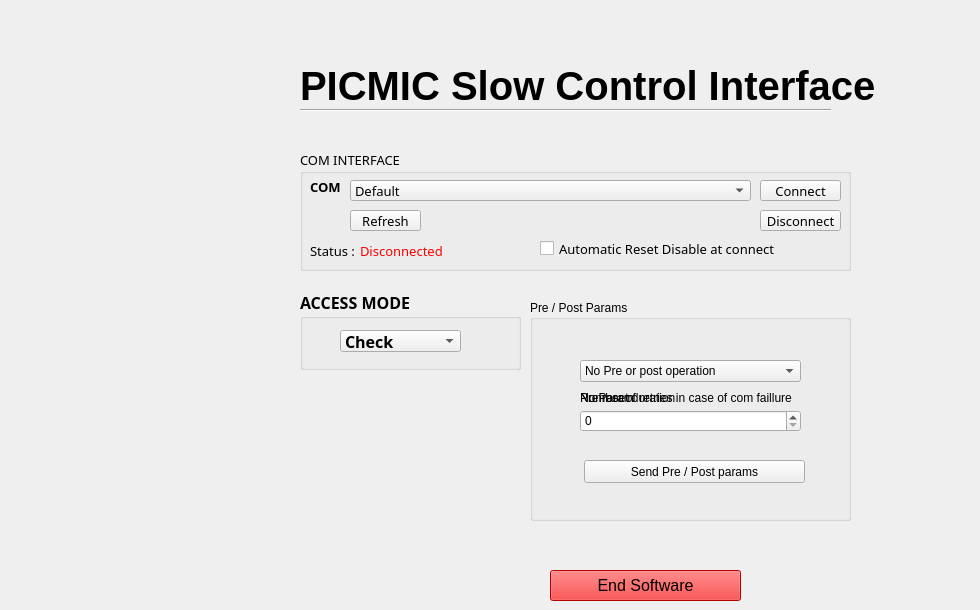
    <widget class="QWidget" name="Main_tab">
     <attribute name="title">
      <string>Main</string>
     </attribute>
     <widget class="QGroupBox" name="groupBox">
      <property name="geometry">
       <rect>
        <x>300</x>
        <y>150</y>
        <width>551</width>
        <height>121</height>
       </rect>
      </property>
      <property name="font">
       <font>
        <family>Lucida Sans Unicode</family>
        <pointsize>10</pointsize>
       </font>
      </property>
      <property name="title">
       <string>COM INTERFACE</string>
      </property>
      <widget class="QPushButton" name="push_disconnect">
       <property name="geometry">
        <rect>
         <x>460</x>
         <y>60</y>
         <width>81</width>
         <height>21</height>
        </rect>
       </property>
       <property name="text">
        <string>Disconnect</string>
       </property>
      </widget>
      <widget class="QLabel" name="label_com">
       <property name="geometry">
        <rect>
         <x>10</x>
         <y>30</y>
         <width>47</width>
         <height>13</height>
        </rect>
       </property>
       <property name="font">
        <font>
         <family>Lucida Sans Unicode</family>
         <pointsize>10</pointsize>
         <weight>75</weight>
         <bold>true</bold>
        </font>
       </property>
       <property name="text">
        <string>COM</string>
       </property>
      </widget>
      <widget class="QComboBox" name="menu_COM">
       <property name="geometry">
        <rect>
         <x>50</x>
         <y>30</y>
         <width>401</width>
         <height>21</height>
        </rect>
       </property>
       <item>
        <property name="text">
         <string>Default</string>
        </property>
       </item>
      </widget>
      <widget class="QPushButton" name="push_connect">
       <property name="geometry">
        <rect>
         <x>460</x>
         <y>30</y>
         <width>81</width>
         <height>21</height>
        </rect>
       </property>
       <property name="text">
        <string>Connect</string>
       </property>
      </widget>
      <widget class="QLabel" name="con_status_txt">
       <property name="geometry">
        <rect>
         <x>10</x>
         <y>90</y>
         <width>47</width>
         <height>21</height>
        </rect>
       </property>
       <property name="font">
        <font>
         <pointsize>10</pointsize>
        </font>
       </property>
       <property name="text">
        <string>Status : </string>
       </property>
      </widget>
      <widget class="QLabel" name="connection_status">
       <property name="geometry">
        <rect>
         <x>60</x>
         <y>90</y>
         <width>91</width>
         <height>21</height>
        </rect>
       </property>
       <property name="font">
        <font>
         <pointsize>10</pointsize>
        </font>
       </property>
       <property name="styleSheet">
        <string notr="true">color:red</string>
       </property>
       <property name="text">
        <string>Disconnected</string>
       </property>
      </widget>
      <widget class="QPushButton" name="update">
       <property name="geometry">
        <rect>
         <x>50</x>
         <y>60</y>
         <width>71</width>
         <height>21</height>
        </rect>
       </property>
       <property name="text">
        <string>Refresh</string>
       </property>
      </widget>
      <widget class="QCheckBox" name="ChBMainAutomaticResetDisable">
       <property name="geometry">
        <rect>
         <x>240</x>
         <y>90</y>
         <width>251</width>
         <height>17</height>
        </rect>
       </property>
       <property name="text">
        <string>Automatic Reset Disable at connect</string>
       </property>
      </widget>
     </widget>
     <widget class="QGroupBox" name="groupe_access_mode">
      <property name="geometry">
       <rect>
        <x>300</x>
        <y>290</y>
        <width>221</width>
        <height>80</height>
       </rect>
      </property>
      <property name="font">
       <font>
        <family>Lucida Sans Unicode</family>
        <pointsize>12</pointsize>
        <weight>75</weight>
        <bold>true</bold>
       </font>
      </property>
      <property name="styleSheet">
       <string notr="true">red</string>
      </property>
      <property name="title">
       <string>ACCESS MODE</string>
      </property>
      <property name="flat">
       <bool>false</bool>
      </property>
      <property name="checkable">
       <bool>false</bool>
      </property>
      <widget class="QComboBox" name="CoBMainAccessMode">
       <property name="geometry">
        <rect>
         <x>40</x>
         <y>40</y>
         <width>121</width>
         <height>22</height>
        </rect>
       </property>
       <property name="currentIndex">
        <number>2</number>
       </property>
       <item>
        <property name="text">
         <string>Software</string>
        </property>
       </item>
       <item>
        <property name="text">
         <string>Hardware</string>
        </property>
       </item>
       <item>
        <property name="text">
         <string>Check</string>
        </property>
       </item>
      </widget>
     </widget>
     <widget class="QPushButton" name="BtEndSoftware">
      <property name="geometry">
       <rect>
        <x>550</x>
        <y>570</y>
        <width>191</width>
        <height>31</height>
       </rect>
      </property>
      <property name="font">
       <font>
        <pointsize>12</pointsize>
       </font>
      </property>
      <property name="styleSheet">
       <string notr="true">background-color:red
</string>
      </property>
      <property name="text">
       <string>End Software</string>
      </property>
     </widget>
     <widget class="Line" name="line">
      <property name="geometry">
       <rect>
        <x>300</x>
        <y>100</y>
        <width>531</width>
        <height>21</height>
       </rect>
      </property>
      <property name="orientation">
       <enum>Qt::Horizontal</enum>
      </property>
     </widget>
     <widget class="QLabel" name="logo_cnrs">
      <property name="enabled">
       <bool>true</bool>
      </property>
      <property name="geometry">
       <rect>
        <x>30</x>
        <y>50</y>
        <width>241</width>
        <height>211</height>
       </rect>
      </property>
      <property name="text">
       <string/>
      </property>
     </widget>
     <widget class="QLabel" name="titre">
      <property name="geometry">
       <rect>
        <x>300</x>
        <y>20</y>
        <width>671</width>
        <height>131</height>
       </rect>
      </property>
      <property name="font">
       <font>
        <pointsize>30</pointsize>
        <weight>75</weight>
        <italic>false</italic>
        <bold>true</bold>
        <underline>false</underline>
        <strikeout>false</strikeout>
        <stylestrategy>PreferAntialias</stylestrategy>
        <kerning>true</kerning>
       </font>
      </property>
      <property name="text">
       <string>PICMIC Slow Control Interface</string>
      </property>
     </widget>
     <widget class="QGroupBox" name="GBMainPrePostParams">
      <property name="geometry">
       <rect>
        <x>530</x>
        <y>300</y>
        <width>321</width>
        <height>221</height>
       </rect>
      </property>
      <property name="title">
       <string>Pre / Post Params</string>
      </property>
      <widget class="QComboBox" name="CoBPrePostParam">
       <property name="geometry">
        <rect>
         <x>50</x>
         <y>60</y>
         <width>221</width>
         <height>22</height>
        </rect>
       </property>
       <item>
        <property name="text">
         <string>No Pre or post operation</string>
        </property>
       </item>
       <item>
        <property name="text">
         <string>Pre operation : Reset I2C</string>
        </property>
       </item>
       <item>
        <property name="text">
         <string>Post operation: retry operation</string>
        </property>
       </item>
      </widget>
      <widget class="QSpinBox" name="SBMainPrePostParam">
       <property name="geometry">
        <rect>
         <x>50</x>
         <y>110</y>
         <width>221</width>
         <height>22</height>
        </rect>
       </property>
      </widget>
      <widget class="QPushButton" name="BtMainPrePostParamSend">
       <property name="geometry">
        <rect>
         <x>54</x>
         <y>160</y>
         <width>221</width>
         <height>23</height>
        </rect>
       </property>
       <property name="text">
        <string>Send Pre / Post params</string>
       </property>
      </widget>
      <widget class="QLabel" name="LblMainNoPreOrPostParam">
       <property name="geometry">
        <rect>
         <x>50</x>
         <y>90</y>
         <width>81</width>
         <height>16</height>
        </rect>
       </property>
       <property name="text">
        <string>No Param</string>
       </property>
      </widget>
      <widget class="QLabel" name="LblMainPostParam">
       <property name="geometry">
        <rect>
         <x>50</x>
         <y>90</y>
         <width>221</width>
         <height>16</height>
        </rect>
       </property>
       <property name="text">
        <string>Number of retries in case of com faillure</string>
       </property>
      </widget>
      <widget class="QLabel" name="LblMainPreParam">
       <property name="geometry">
        <rect>
         <x>50</x>
         <y>90</y>
         <width>211</width>
         <height>16</height>
        </rect>
       </property>
       <property name="text">
        <string>Pre reset duration</string>
       </property>
      </widget>
     </widget>
    </widget>
